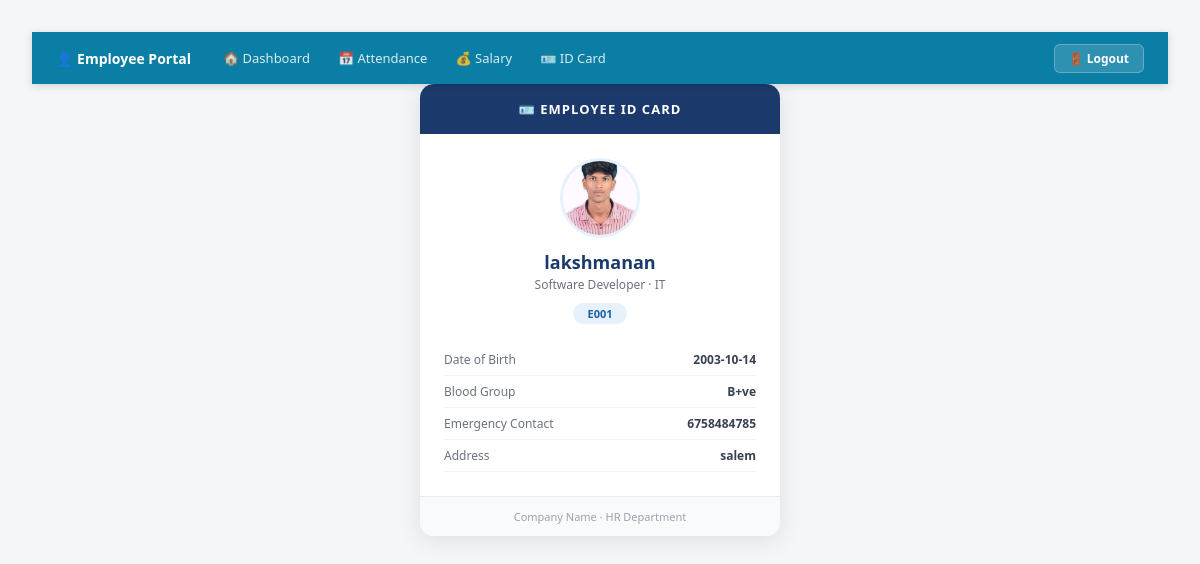
The page /id_card/ (signed in) on the database as committed earlier.
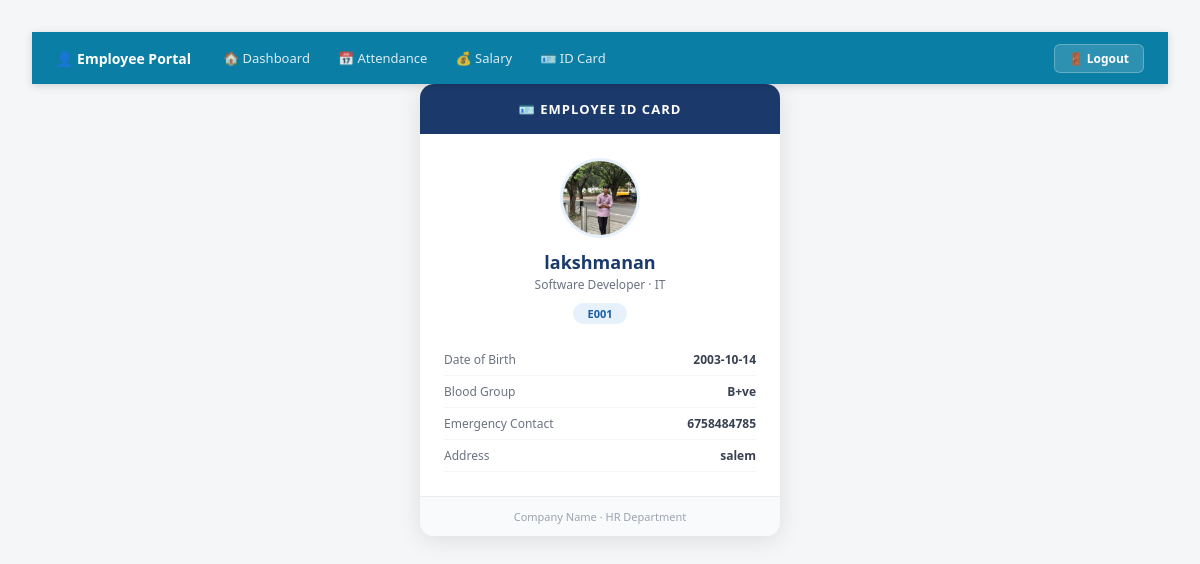
The same page on the database as committed later.
### app/models.py (models this page shows, shortened)
class Idcord(models.Model):
    employee = models.OneToOneField(Employees, on_delete=models.CASCADE, null=True, blank=True)
    address = models.CharField(max_length=255)
    Blood_Group = models.CharField(max_length=10)
    DOB = models.CharField(max_length=20)
    Emergency_contact_No = models.CharField(max_length=15)

class Employees(models.Model):
    user = models.OneToOneField(CustomUser, on_delete=models.CASCADE, null=True, blank=True)
    name = models.CharField(max_length=100)
    emp_id = models.CharField(max_length=20, unique=True, blank=True)
    Gender = models.CharField(choices=[('Male','Male'),('Female','Female'),('Other','Other')], max_length=10)
    phone = models.BigIntegerField()
    depertment = models.CharField(choices=[
        ('HR','HR'),('IT','IT'),('Finance','Finance'),
        ('Marketing','Marketing'),('Sales','Sales')
    ], max_length=20)
    designation = models.CharField(max_length=50)
    salary = models.IntegerField(default=0)
    photo = models.ImageField(upload_to='image/', blank=True, null=True)

### app/views.py (the view)
# urls.py: path('id_card/', id_card_view, name='id-details'),
@login_required
def id_card_view(request):
    emp = Employees.objects.filter(user=request.user).first()
    if not emp:
        return render(request, "Employee/id_card.html", {
            "id_details":      None,
            "employee_missing": True,
        })
    return render(request, "Employee/id_card.html", {
        "id_details":      Idcord.objects.filter(employee=emp),
        "employee_missing": False,
    })

### app/templates/Employee/id_card.html (shortened to what this page needs)
{% include "Employee/employee_navbar.html" %}
<!DOCTYPE html>
<html lang="en">
<head>
</head>
<body>
{% if id_details %}
  {% for card in id_details %}
  <div class="id-card">
    <div class="id-header"><div class="id-header-title">🪪 EMPLOYEE ID CARD</div></div>
    <div class="id-body">
      {% if card.employee.photo %}
        <img src="{{ card.employee.photo.url }}" class="avatar">
      {% else %}
        <div class="avatar-init">{{ card.employee.name|first|upper }}</div>
      {% endif %}
      <div class="emp-name">{{ card.employee.name }}</div>
      <div class="emp-role">{{ card.employee.designation }} · {{ card.employee.depertment }}</div>
      <div class="emp-id">{{ card.employee.emp_id }}</div>
      <div class="info-row"><span class="info-label">Date of Birth</span><span class="info-val">{{ card.DOB }}</span></div>
      <div class="info-row"><span class="info-label">Blood Group</span><span class="info-val">{{ card.Blood_Group }}</span></div>
      <div class="info-row"><span class="info-label">Emergency Contact</span><span class="info-val">{{ card.Emergency_contact_No }}</span></div>
      <div class="info-row"><span class="info-label">Address</span><span class="info-val">{{ card.address }}</span></div>
    </div>
    <div class="id-footer">Company Name · HR Department</div>
  </div>
  {% endfor %}
{% else %}
  <div class="no-card">🪪 No ID card created yet.<br>Please contact HR.</div>
{% endif %}
</body>
</html>

Rows that differ between the two databases and show on the page:
changed through a linked row, Idcord "B+ve": employee.photo: a different picture
